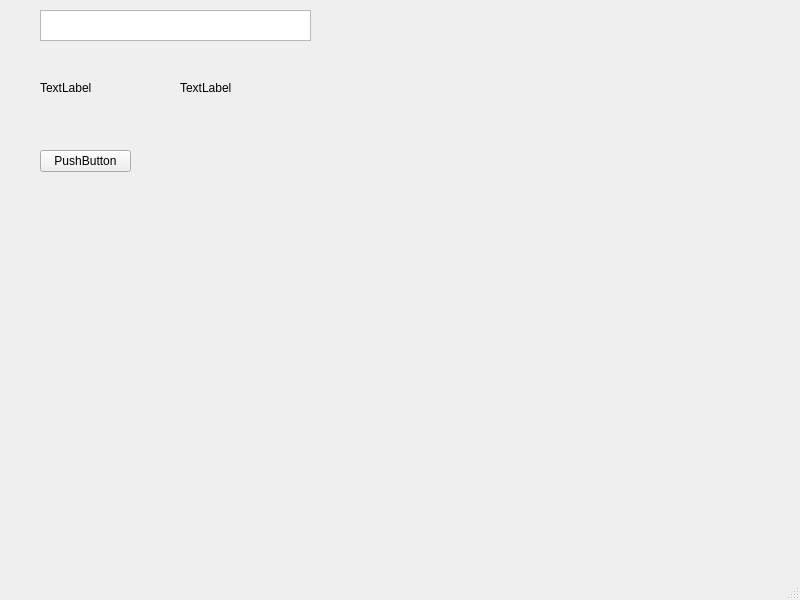
<?xml version="1.0" encoding="UTF-8"?>
<ui version="4.0">
 <class>MainWindow</class>
 <widget class="QMainWindow" name="MainWindow">
  <property name="geometry">
   <rect>
    <x>0</x>
    <y>0</y>
    <width>800</width>
    <height>600</height>
   </rect>
  </property>
  <property name="windowTitle">
   <string>MainWindow</string>
  </property>
  <widget class="QWidget" name="centralwidget">
   <widget class="QTextEdit" name="textEdit">
    <property name="geometry">
     <rect>
      <x>40</x>
      <y>10</y>
      <width>271</width>
      <height>31</height>
     </rect>
    </property>
   </widget>
   <widget class="QPushButton" name="pushButton">
    <property name="geometry">
     <rect>
      <x>40</x>
      <y>150</y>
      <width>91</width>
      <height>22</height>
     </rect>
    </property>
    <property name="text">
     <string>PushButton</string>
    </property>
   </widget>
   <widget class="QLabel" name="label">
    <property name="geometry">
     <rect>
      <x>40</x>
      <y>80</y>
      <width>71</width>
      <height>16</height>
     </rect>
    </property>
    <property name="text">
     <string>TextLabel</string>
    </property>
   </widget>
   <widget class="QLabel" name="label_2">
    <property name="geometry">
     <rect>
      <x>180</x>
      <y>80</y>
      <width>71</width>
      <height>16</height>
     </rect>
    </property>
    <property name="text">
     <string>TextLabel</string>
    </property>
   </widget>
  </widget>
  <widget class="QMenuBar" name="menubar">
   <property name="geometry">
    <rect>
     <x>0</x>
     <y>0</y>
     <width>800</width>
     <height>21</height>
    </rect>
   </property>
  </widget>
  <widget class="QStatusBar" name="statusbar"/>
 </widget>
 <resources/>
 <connections/>
</ui>
